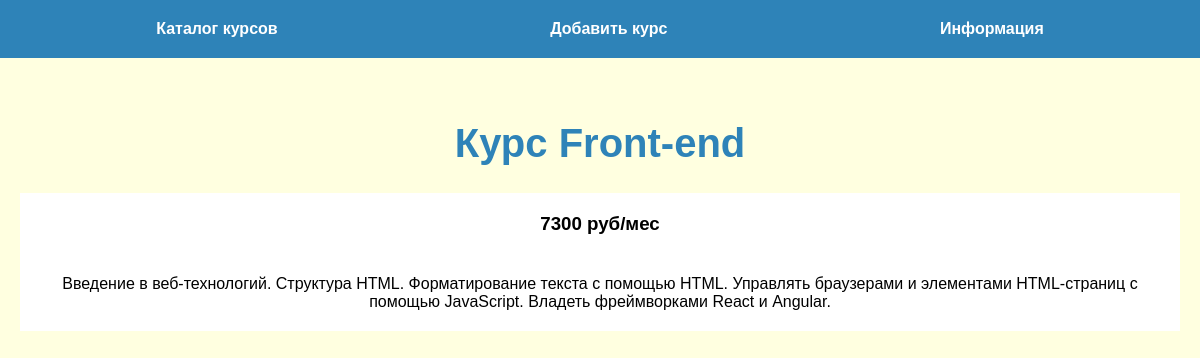
/curse/3, run on the app's committed database.
### tables this page shows
CREATE TABLE mainmenu(
    id INTEGER PRIMARY KEY AUTOINCREMENT,
    title TEXT NOT NULL,
    url TEXT NOT NULL
);

CREATE TABLE curses(
    id INTEGER PRIMARY KEY AUTOINCREMENT,
    title TEXT NOT NULL,
    text TEXT NOT NULL,
    cost TEXT NOT NULL
);

### dbsite.py (the view)
@app.route("/curse/<int:id_curse>")
def show_curse(id_curse):
    db = get_db()
    dbase = FDataBase(db)
    title, cost, text = dbase.get_curse(id_curse)
    return render_template('curse.html', menu=dbase.get_menu(), title=title, cost=cost, text=text)

### FDataBase.py (called while the page is built)
    def get_menu(self):
        sql = "SELECT * FROM mainmenu"
        try:
            self.__cur.execute(sql)
            res = self.__cur.fetchall()
            if res:
                return res
        except IOError:
            print("Ошибка чтения из базы данных")
        return []

    def get_curse(self, curse_id):
        try:
            self.__cur.execute(f"SELECT title, text, cost FROM curses WHERE id={curse_id}")
            res = self.__cur.fetchone()
            if res:
                return res
        except sqlite3.Error as e:
            print("Ошибка получения курса из базы данных" + str(e))
        return False, False, False

### dbsite.py (called while the page is built)
def connect_db():
    con = sqlite3.connect(app.config['DATABASE'])
    con.row_factory = sqlite3.Row
    return con

def get_db():
    if not hasattr(g, 'link_db'):
        g.link_db = connect_db()
        return g.link_db

### templates/curse.html
{% extends 'base.html' %}
{% block content %}
{{ super() }}
<h3 class="text">{{ cost }}</h3>
<p class="text">{{ text }}</p>
{% endblock %}

### templates/base.html (shortened to what this page needs)
<!DOCTYPE html>
<html lang="en">
<head>
    <link rel="stylesheet" href="{{ url_for('static', filename='css/style.css') }}">
</head>
<body>
{% block content %}
    {% block mainmenu %}
        <ul class="menu">
            {% for m in menu %}
            <li>
                <a href="{{ m.url }}">{{ m.title }}</a>
            </li>
            {% endfor %}
        </ul>
    {% endblock %}
<div class="content">
    {% if title %}
    <h1 class="blue">{{ title }}</h1>
    {% else %}
    <h1>Про Flask</h1>
    {% endif %}
{% endblock %}
</div>
</body>
</html>

### static/css/style.css (style rules this page uses)
body { background: lightyellow; margin: 0; padding: 0; font-family: Verdana, Geneva, Tahoma, sans-serif; }
.menu { display: flex; justify-content: space-around; list-style: none; background: rgb(46, 131, 184); padding: 20px; margin-top: 0; }
.content { margin: 0 auto; max-width: 1200px; padding: 20px; box-sizing: border-box; text-align: center; }
.menu a { font-weight: bold; color: white; text-decoration: none; }
ul { list-style: none; }
.title, .cost, .text { padding: 20px 10px; margin: 0; }
.text, .back, .cost { background: white; }
.blue { color: rgb(46, 131, 184); font-size: 40px; }

### data on the page
mainmenu: title "Каталог курсов"
mainmenu: title "Добавить курс"
mainmenu: title "Информация"
curses: title "Курс Front-end", text "7300 руб/мес", cost "Введение в веб-технологий. Структура HTML. Форматирование текста с помощью HTML. Управлять браузерами и элементами HTML-страниц с помощью JavaScript. Владеть фреймворками React и Angular."
